Frame 1 (no input): blank canvas, image omitted
Frame 60 (no input): blank canvas, image omitted
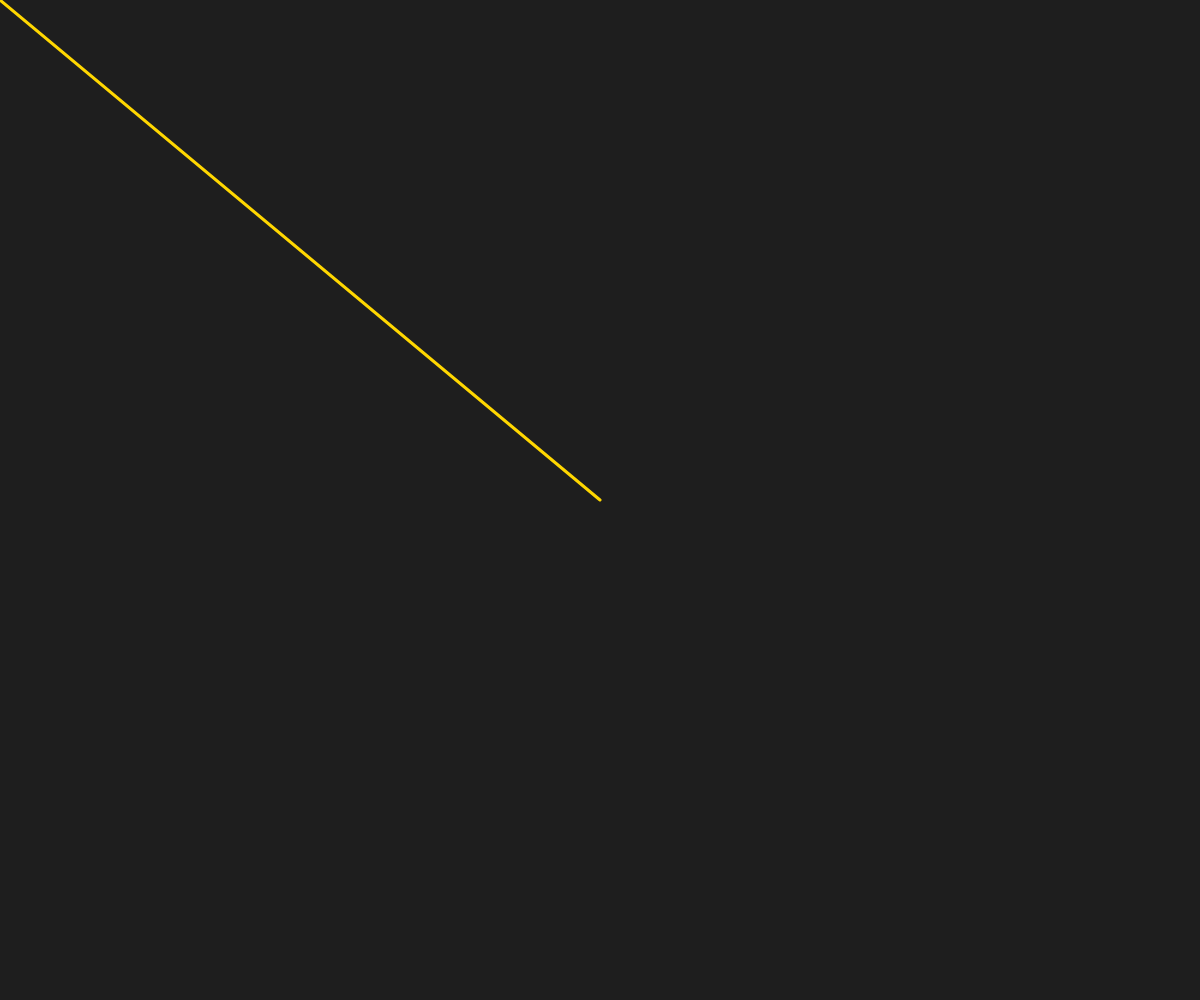
Frame 120 (the mouse pressed at the canvas centre since frame 60)

The p5.js sketch whose frames 1 and 60 were blank and that drew this single picture after the mouse press (run headless with seeded random() and noise() and a simulated clock; from frame 60 on, the mouse is pressed at the canvas centre):

// p5.js sketch
// ── sketch.js
let stitches = [];
let lastX, lastY;
let seamColor;

function setup() {
  createCanvas(windowWidth, windowHeight);
  seamColor = color(255, 215, 0); // Gold color for the seam
  strokeWeight(3);
  noFill();
  lastX = -1;
  lastY = -1;
}

function draw() {
  background(30);
  
  if (mouseX !== lastX || mouseY !== lastY) {
    // Add a new stitch point
    stitches.push({x: mouseX, y: mouseY});
    
    // Keep only the last 200 stitches to prevent memory issues
    if (stitches.length > 200) {
      stitches.shift();
    }
    
    lastX = mouseX;
    lastY = mouseY;
  }
  
  // Draw the seam
  if (stitches.length > 1) {
    stroke(seamColor);
    beginShape();
    for (let i = 0; i < stitches.length; i++) {
      vertex(stitches[i].x, stitches[i].y);
    }
    endShape();
  }
}

function windowResized() {
  resizeCanvas(windowWidth, windowHeight);
}
